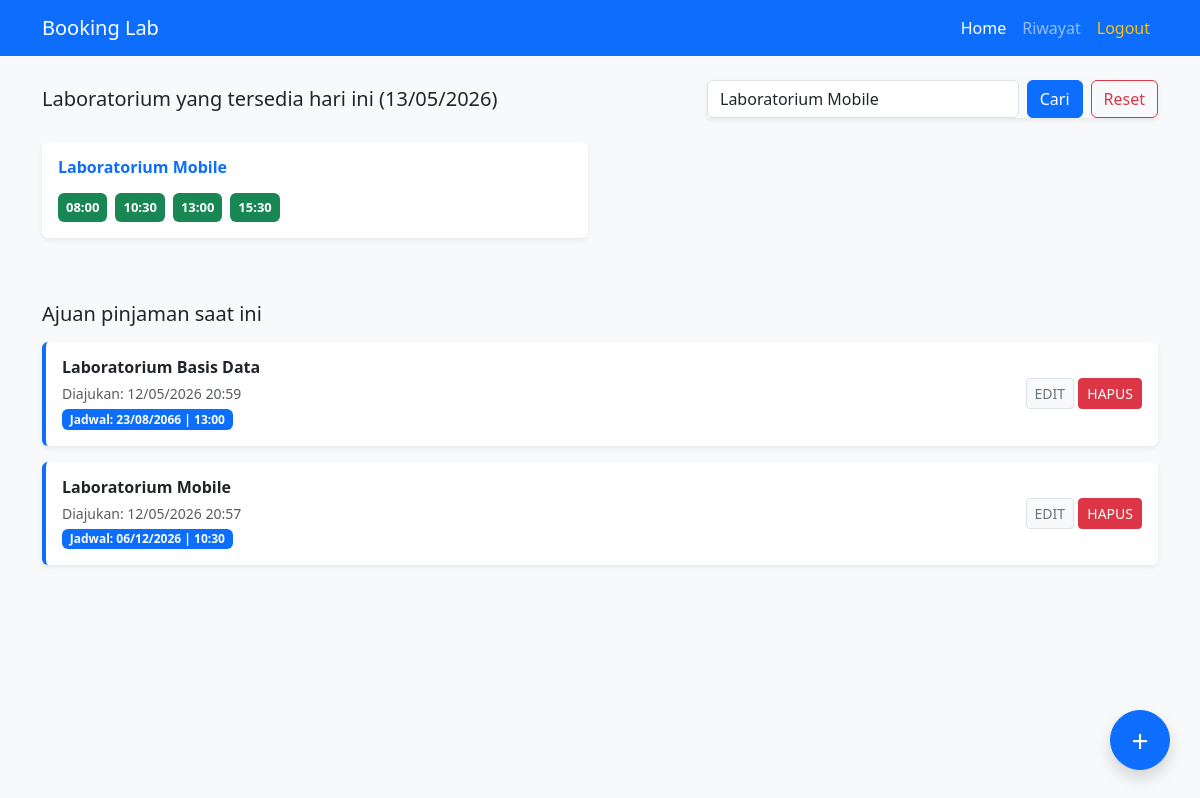
Page /home.php?cari=Laboratorium Mobile (signed in) on the committed database.
### tables this page shows
CREATE TABLE `laboratorium` (
  `id_lab` int(11) NOT NULL,
  `nama_lab` varchar(50) DEFAULT NULL
);

CREATE TABLE `peminjaman` (
  `id_pinjam` int(11) NOT NULL,
  `id_user` int(11) DEFAULT NULL,
  `id_lab` int(11) DEFAULT NULL,
  `tanggal_pinjam` date DEFAULT NULL,
  `waktu_pinjam` varchar(10) DEFAULT NULL,
  `created_at` timestamp NOT NULL DEFAULT current_timestamp()
);

### home.php (the view, shortened to what this page needs)
<?php
include 'koneksi.php';
$id_user = $_SESSION['id_user'];
$hari_ini = date('Y-m-d');
$slot_waktu = ['08:00', '10:30', '13:00', '15:30'];
?>
<!DOCTYPE html>
<html lang="id">
<head>
    <link href="https://cdn.jsdelivr.net/npm/bootstrap@5.3.0/dist/css/bootstrap.min.css" rel="stylesheet">
</head>
<body class="bg-light">
    <nav class="navbar navbar-expand-lg navbar-dark bg-primary">
        <div class="container">
            <a class="navbar-brand" href="home.php">Booking Lab</a>
            <div class="navbar-nav ms-auto">
                <a class="nav-link active" href="home.php">Home</a>
                <a class="nav-link" href="riwayat.php">Riwayat</a>
                <a class="nav-link text-warning" href="logout.php" onclick="return confirm('Yakin ingin keluar?')">Logout</a>
            </div>
        </div>
    </nav>
    <div class="container mt-4">
        <div class="row mb-4 align-items-center">
            <div class="col-md-7">
                <h5 class="mb-0">Laboratorium yang tersedia hari ini (<?php echo date('d/m/Y'); ?>)</h5>
            </div>
            <div class="col-md-5">
                <form method="GET" action="" class="d-flex shadow-sm">
                    <input type="text" name="cari" class="form-control me-2" placeholder="Cari laboratorium..." value="<?php echo isset($_GET['cari']) ? $_GET['cari'] : ''; ?>">
                    <button type="submit" class="btn btn-primary">Cari</button>
                    <?php if(isset($_GET['cari']) && $_GET['cari'] != '') { ?>
                        <a href="home.php" class="btn btn-outline-danger ms-2">Reset</a>
                    <?php } ?>
                </form>
            </div>
        </div>
        <div class="row mb-5">
            <?php
            if (isset($_GET['cari']) && $_GET['cari'] != '') {
                $kata_kunci = $_GET['cari'];
                $query_lab = mysqli_query($koneksi, "SELECT * FROM laboratorium WHERE nama_lab LIKE '%$kata_kunci%'");
            } else {
                $query_lab = mysqli_query($koneksi, "SELECT * FROM laboratorium");
            }
            if (mysqli_num_rows($query_lab) > 0) {
                while ($lab = mysqli_fetch_array($query_lab)) {
                    $id_lab = $lab['id_lab'];
            ?>
                    <div class="col-md-6 mb-3">
                        <div class="card shadow-sm border-0">
                            <div class="card-body">
                                <h6 class="card-title fw-bold text-primary"><?php echo $lab['nama_lab']; ?></h6>
                                <div class="d-flex flex-wrap gap-2 mt-3">
                                    <?php
                                    foreach ($slot_waktu as $waktu) {
                                        $cek_booking = mysqli_query($koneksi, "SELECT * FROM peminjaman WHERE id_lab='$id_lab' AND tanggal_pinjam='$hari_ini' AND waktu_pinjam='$waktu'");
                                        if (mysqli_num_rows($cek_booking) == 0) {
                                            echo "<span class='badge bg-success p-2' style='font-size: 13px;'>$waktu</span>";
                                        }
                                    }
                                    ?>
                                </div>
                            </div>
                        </div>
                    </div>
            <?php
                }
            } else {
                echo "<div class='col-12'><div class='alert alert-warning text-center'>Laboratorium tidak ditemukan.</div></div>";
            }
            ?>
        </div>
        <h5 class="mb-3">Ajuan pinjaman saat ini</h5>
        <div class="row pb-5">
            <?php
            $query_riwayat = mysqli_query($koneksi, "
                SELECT peminjaman.*, laboratorium.nama_lab
                FROM peminjaman
                JOIN laboratorium ON peminjaman.id_lab = laboratorium.id_lab
                WHERE peminjaman.id_user = '$id_user'
                ORDER BY peminjaman.created_at DESC
                LIMIT 5
            ");
            if (mysqli_num_rows($query_riwayat) > 0) {
                while ($riwayat = mysqli_fetch_array($query_riwayat)) {
            ?>
                    <div class="col-12 mb-3">
                        <div class="card shadow-sm border-0 border-start border-primary border-4">
                            <div class="card-body d-flex justify-content-between align-items-center">
                                <div>
                                    <h6 class="fw-bold mb-1"><?php echo $riwayat['nama_lab']; ?></h6>
                                    <small class="text-muted">Diajukan: <?php echo date('d/m/Y H:i', strtotime($riwayat['created_at'])); ?></small><br>
                                    <span class="badge bg-primary mt-1">Jadwal: <?php echo date('d/m/Y', strtotime($riwayat['tanggal_pinjam'])) . " | " . $riwayat['waktu_pinjam']; ?></span>
                                </div>
                                <div>
                                    <a href="edit.php?id=<?php echo $riwayat['id_pinjam']; ?>" class="btn btn-light btn-sm text-secondary border">EDIT</a>
                                    <a href="hapus.php?id=<?php echo $riwayat['id_pinjam']; ?>" class="btn btn-danger btn-sm" onclick="return confirm('Batalkan peminjaman ini?')">HAPUS</a>
                                </div>
                            </div>
                        </div>
                    </div>
            <?php
                }
            } else {
                echo "<div class='col-12'><div class='alert alert-light text-center border'>Belum ada ajuan pinjaman.</div></div>";
            }
            ?>
        </div>
    </div>
    <a href="tambah.php" class="btn btn-primary btn-floating text-white shadow">+</a>
</body>
</html>

### home.php (style rules this page uses)
.btn-floating { position: fixed; bottom: 30px; right: 30px; border-radius: 50%; width: 60px; height: 60px; font-size: 30px; display: flex; align-items: center; justify-content: center; box-shadow: 0 4px 8px rgba(0,0,0,0.2); z-index: 1000; }

### rows in the picture
laboratorium: nama_lab "Laboratorium Mobile", waktu "08:00", waktu "10:30", waktu "13:00", waktu "15:30"
peminjaman: id_lab.nama_lab "Laboratorium Basis Data", created_at "12/05/2026 20:59", tanggal_pinjam "23/08/2066", waktu_pinjam "13:00"
peminjaman: id_lab.nama_lab "Laboratorium Mobile", created_at "12/05/2026 20:57", tanggal_pinjam "06/12/2026", waktu_pinjam "10:30"
